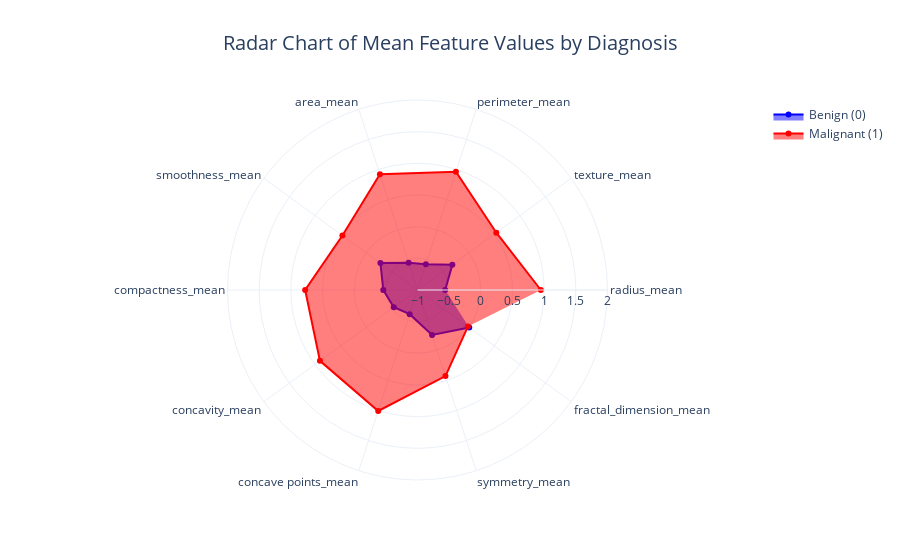

Source (notebook cell):
### Markdown cell above
The distributions for benign (blue) and malignant (green) tumorsin the variables **`radius_mean`** and **`concavity_mean`** are clearly separated, whereas features like `texture_mean` show significant overlap.

### Code cell
features_to_plot = df.columns[1:11]
df_plot = df.copy()

scaler = StandardScaler()
df_plot[features_to_plot] = scaler.fit_transform(df_plot[features_to_plot])

df_mean_benign = df_plot[df_plot['diagnosis'] == 0][features_to_plot].mean()
df_mean_malignant = df_plot[df_plot['diagnosis'] == 1][features_to_plot].mean()

fig = go.Figure()

# Benign Trace (Blue)
fig.add_trace(go.Scatterpolar(
    r=df_mean_benign.values,
    theta=features_to_plot,
    fill='toself',
    name='Benign (0)',
    line=dict(color='blue')
))

# Malignant Trace (Red)
fig.add_trace(go.Scatterpolar(
    r=df_mean_malignant.values,
    theta=features_to_plot,
    fill='toself',
    name='Malignant (1)',
    line=dict(color='red')
))

fig.update_layout(
    polar=dict(
        radialaxis=dict(
            visible=True,
            range=[-1, 2] 
        )),
    showlegend=True,
    title={'text': "Radar Chart of Mean Feature Values by Diagnosis", 'x':0.5, 'font': {'size': 20}},
    template="plotly_white"
)

fig.show()

### Figure 1 — Plotly figure (JSON) as saved in the notebook; plotly's stock layout.template omitted (floating-point values rounded to 4 significant figures)
{"data": [{"fill": "toself", "line": {"color": "blue"}, "name": "Benign (0)", "r": [-0.5626, -0.3199, -0.5723, -0.5463, -0.2763, -0.4597, -0.5366, -0.5985, -0.2547, 0.009893], "theta": ["radius_mean", "texture_mean", "perimeter_mean", "area_mean", "smoothness_mean", "compactness_mean", "concavity_mean", "concave points_mean", "symmetry_mean", "fractal_dimension_mean"], "type": "scatterpolar"}, {"fill": "toself", "line": {"color": "red"}, "name": "Malignant (1)", "r": [0.9473, 0.5388, 0.9637, 0.92, 0.4653, 0.7741, 0.9036, 1.008, 0.4289, -0.01666], "theta": ["radius_mean", "texture_mean", "perimeter_mean", "area_mean", "smoothness_mean", "compactness_mean", "concavity_mean", "concave points_mean", "symmetry_mean", "fractal_dimension_mean"], "type": "scatterpolar"}], "layout": {"polar": {"radialaxis": {"range": [-1, 2], "visible": true}}, "showlegend": true, "title": {"font": {"size": 20}, "text": "Radar Chart of Mean Feature Values by Diagnosis", "x": 0.5}}}
